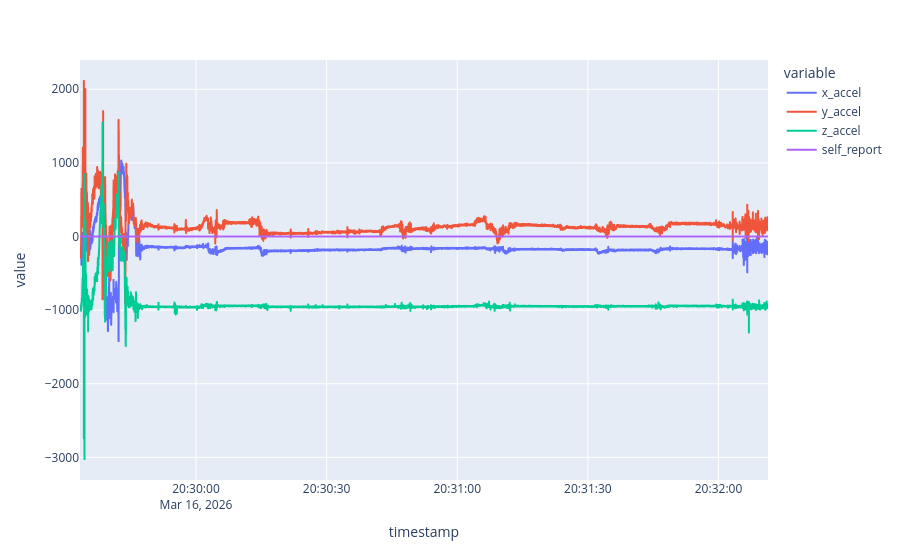

Here is the notebook cell this chart was saved with:
### Code cell
fig = px.line(df_high_freq_data, x='timestamp', y=['x_accel', 'y_accel', 'z_accel', 'self_report'])
fig.show()

### Figure 1 — Plotly figure (JSON) as saved in the notebook; plotly's stock layout.template omitted (floating-point values rounded to 4 significant figures; data arrays with more than 128 entries replaced by an {"elided": "..."} marker saying what was removed)
{"data": [{"hovertemplate": "variable=x_accel<br>timestamp=%{x}<br>value=%{y}<extra></extra>", "legendgroup": "x_accel", "line": {"color": "#636efa", "dash": "solid"}, "marker": {"symbol": "circle"}, "mode": "lines", "name": "x_accel", "showlegend": true, "type": "scattergl", "x": {"elided": "15800 str values"}, "xaxis": "x", "y": {"elided": "15800 float values"}, "yaxis": "y"}, {"hovertemplate": "variable=y_accel<br>timestamp=%{x}<br>value=%{y}<extra></extra>", "legendgroup": "y_accel", "line": {"color": "#EF553B", "dash": "solid"}, "marker": {"symbol": "circle"}, "mode": "lines", "name": "y_accel", "showlegend": true, "type": "scattergl", "x": {"elided": "15800 str values"}, "xaxis": "x", "y": {"elided": "15800 float values"}, "yaxis": "y"}, {"hovertemplate": "variable=z_accel<br>timestamp=%{x}<br>value=%{y}<extra></extra>", "legendgroup": "z_accel", "line": {"color": "#00cc96", "dash": "solid"}, "marker": {"symbol": "circle"}, "mode": "lines", "name": "z_accel", "showlegend": true, "type": "scattergl", "x": {"elided": "15800 str values"}, "xaxis": "x", "y": {"elided": "15800 float values"}, "yaxis": "y"}, {"hovertemplate": "variable=self_report<br>timestamp=%{x}<br>value=%{y}<extra></extra>", "legendgroup": "self_report", "line": {"color": "#ab63fa", "dash": "solid"}, "marker": {"symbol": "circle"}, "mode": "lines", "name": "self_report", "showlegend": true, "type": "scattergl", "x": {"elided": "15800 str values"}, "xaxis": "x", "y": {"elided": "15800 float values"}, "yaxis": "y"}], "layout": {"legend": {"title": {"text": "variable"}, "tracegroupgap": 0}, "margin": {"t": 60}, "xaxis": {"anchor": "y", "domain": [0, 1], "title": {"text": "timestamp"}}, "yaxis": {"anchor": "x", "domain": [0, 1], "title": {"text": "value"}}}}
